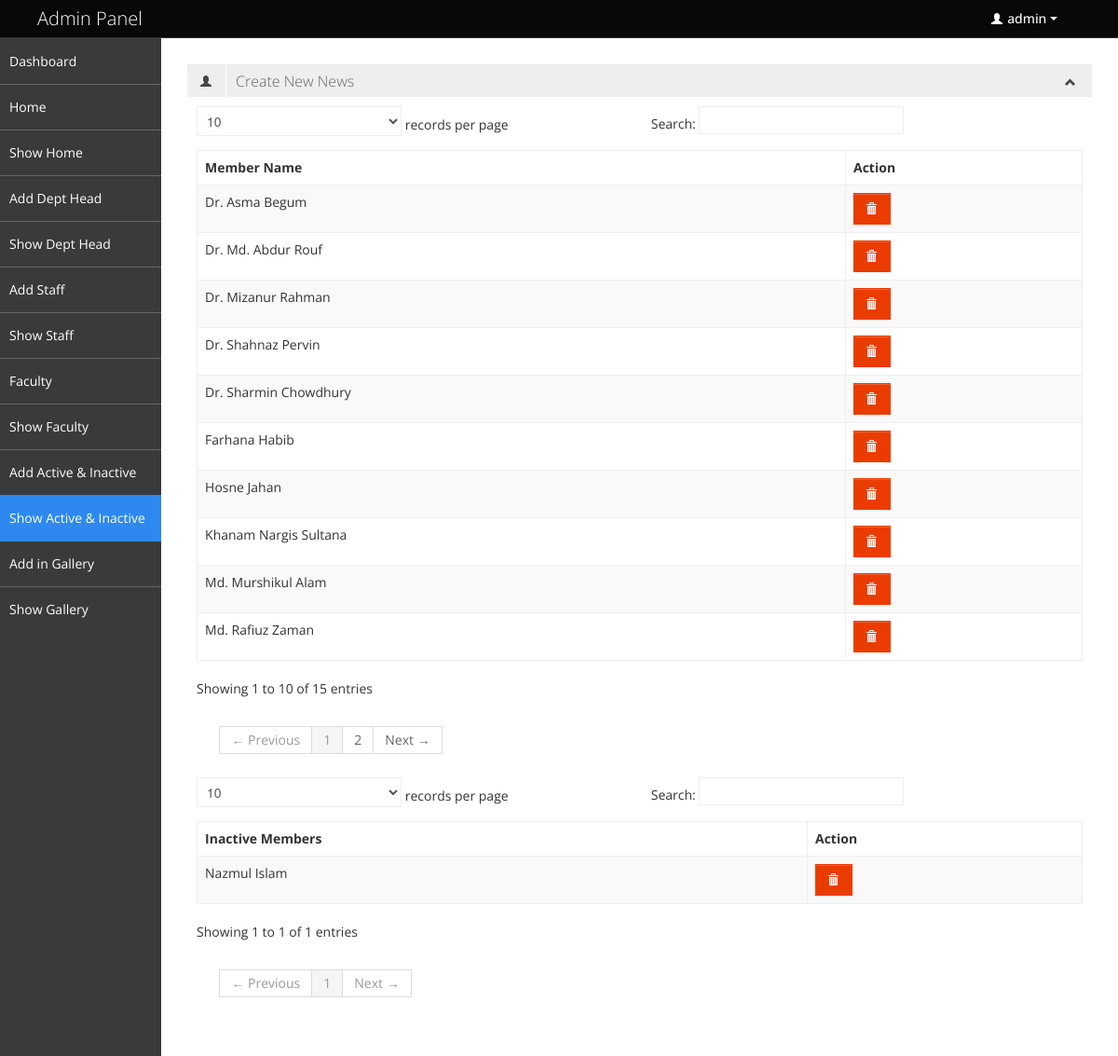
The app's page /admin/show_active_inactive.php (signed in) with its own data.
### tables this page shows
CREATE TABLE `hum_admin` (
  `ID` int(11) NOT NULL,
  `name` varchar(35) NOT NULL,
  `email` varchar(20) NOT NULL,
  `password` varchar(30) NOT NULL
);

CREATE TABLE `active_members` (
  `ID` int(11) NOT NULL,
  `members` varchar(255) NOT NULL
);

CREATE TABLE `inactive_members` (
  `ID` int(11) NOT NULL,
  `member` varchar(255) NOT NULL
);

### admin/show_active_inactive.php (the view, shortened to what this page needs)
<?php
include('db/config.php');
?>
<?php include('pages/head.php')?>
<body>
	<div class="navbar">
		<?php include('pages/sub_header.php')?>
	</div>
		<div class="container-fluid-full">
		<div class="row-fluid">
			<div id="sidebar-left" class="span2">
			<?php include('pages/mainnav.php') ?>
			</div>
			<div id="content" class="span10">
			<div class="box-header" data-original-title>
						<h2><i class="halflings-icon user"></i><span class="break"></span><a href="add_news.php">Create New News</a></h2>
						<div class="box-icon">
							<a href="#" class="btn-minimize"><i class="halflings-icon chevron-up"></i></a>
						</div>
					</div>
			<div class="box-content">
						<table class="table table-striped table-bordered bootstrap-datatable datatable">
						  <thead>
							  <tr>
								  <th>Member Name</th>
								  <th>Action</th>
							  </tr>
						  </thead>
						  <tbody>
						  <?php
						  $show_query="SELECT * FROM active_members";
						  $run_show_query=mysqli_query($con,$show_query);
						  while($rows=mysqli_fetch_array($run_show_query)){
							$active_id=$rows['ID'];
							$members=$rows['members'];
						  ?>
							<tr>
								<td class="center"><?php echo $members?></td>
								<td class="center">
									<a class="btn btn-danger" href="del_active.php?del_id=<?php echo $active_id;?>">
										<i class="halflings-icon white trash"></i>
									</a>
								</td>
							</tr>
						  <?php }?>
						  </tbody>
					  </table>
							<table class="table table-striped table-bordered bootstrap-datatable datatable">
						  <thead>
							  <tr>
								  <th>Inactive Members</th>
								  <th>Action</th>
							  </tr>
						  </thead>
						  <tbody>
						  <?php
						  $show_query="SELECT * FROM inactive_members";
						  $run_show_query=mysqli_query($con,$show_query);
						  while($rows=mysqli_fetch_array($run_show_query)){
							$inactive_id=$rows['ID'];
							$member=$rows['member'];
						  ?>
							<tr>
								<td class="center"><?php echo $member?></td>
								<td class="center">
									<a class="btn btn-danger" href="del_inactive.php?del_id=<?php echo $inactive_id;?>">
										<i class="halflings-icon white trash"></i>
									</a>
								</td>
							</tr>
						  <?php }?>
						  </tbody>
					  </table>
					</div>
		</div>
		</div>
</body>
</html>

### admin/pages/sub_header.php (shortened to what this page needs)
<div class="navbar-inner">
			<div class="container-fluid">
				<a class="brand" href="index.php"><span>Admin Panel</span></a>
				<div class="nav-no-collapse header-nav">
					<ul class="nav pull-right">
						<li class="dropdown">
							<a class="btn dropdown-toggle" data-toggle="dropdown" href="#">
								<i class="halflings-icon white user"></i> <?php include('db/config.php');
																			$show_query="SELECT name FROM hum_admin";
																			$run_show_query=mysqli_query($con,$show_query);
																			while($rows=mysqli_fetch_array($run_show_query)){
																			$name=$rows['name'];
																			}
																			echo $name;
						  ?>
								<span class="caret"></span>
							</a>
						</li>
					</ul>
				</div>
			</div>
		</div>

### admin/dashboard_assets/css/style-responsive.css (style rules this page uses)
@media (min-width: 1200px) { .container-fluid-full { overflow: hidden; position: relative; height: 100%; } }
@media (min-width: 1200px) { #content { width: 85.578%; padding: 28px; margin: 0px 0px; margin-left: 14.422% !important; } }
@media (min-width: 1200px) { #sidebar-left { background: #3A3A3A; margin-left: 0px !important; position: absolute; height: 100%; } }

### admin/dashboard_assets/css/halflings.css (style rules this page uses)
html, html .halflings { -webkit-font-smoothing: antialiased !important; }
.halflings-icon { display: inline-block; width: 14px; height: 14px; line-height: 14px; vertical-align: text-top; background-image: url(../img/glyphicons_halflings.svg); background-position: 0 0; background-repeat: no-repeat; vertical-align: top; *display: inline; *zoom: 1; *margin-right: .3em; }
.halflings-icon.white { background-image: url(../img/glyphicons_halflings-white.svg); }
.halflings-icon.user { background-position: -168px 0; }
.halflings-icon.trash { background-position: -456px 0; }
.halflings-icon.chevron-up { background-position: -288px -120px; }

### records on screen
hum_admin: name "admin"
active_members: members "Dr. Asma Begum"
active_members: members "Md. Murshikul Alam"
active_members: members "Dr. Shahnaz Pervin"
active_members: members "Dr. Md. Abdur Rouf"
active_members: members "Hosne Jahan"
active_members: members "Khanam Nargis Sultana"
active_members: members "Dr. Mizanur Rahman"
active_members: members "Md. Rafiuz Zaman"
active_members: members "Dr. Sharmin Chowdhury"
active_members: members "Farhana Habib"
inactive_members: member "Nazmul Islam"
